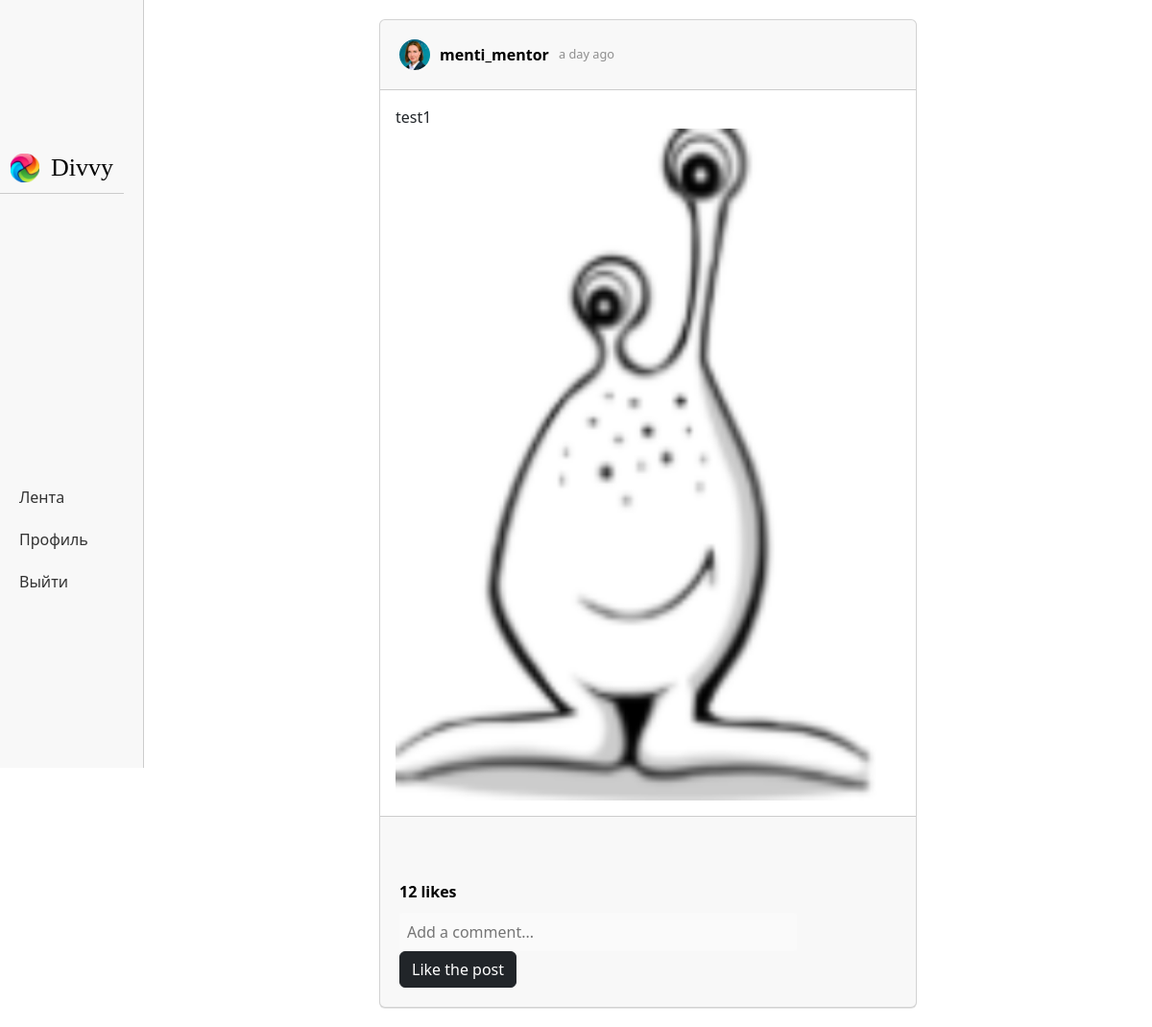
Screenshot of /post/3 (signed in) with the database file from the repository.
### data/users.py (models this page shows, shortened)
class User(SqlAlchemyBase, UserMixin):
    __tablename__ = 'users'
    id = sqlalchemy.Column(sqlalchemy.Integer, primary_key=True, autoincrement=True)
    email = sqlalchemy.Column(sqlalchemy.String, index=True, unique=True, nullable=True)
    name = sqlalchemy.Column(sqlalchemy.String, nullable=True)
    surname = sqlalchemy.Column(sqlalchemy.String, nullable=True)
    nickname = sqlalchemy.Column(sqlalchemy.String, nullable=True)
    birthday = sqlalchemy.Column(sqlalchemy.Integer, nullable=True)
    hashed_password = sqlalchemy.Column(sqlalchemy.String, nullable=True)
    modified_date = sqlalchemy.Column(sqlalchemy.DateTime, default=datetime.datetime.now)
    description = sqlalchemy.Column(sqlalchemy.String, default="")
    avatar = sqlalchemy.Column(sqlalchemy.String, default="/static/img/avatars/default_avatar.png")
    subscribers = sqlalchemy.Column(sqlalchemy.Integer, default=0)
    subscriptions = sqlalchemy.Column(sqlalchemy.Integer, default=0)
    posts = sqlalchemy.Column(sqlalchemy.Integer, default=0)
    post = orm.relationship("Post", back_populates='user')

### data/posts.py (models this page shows)
class Post(SqlAlchemyBase, SerializerMixin):
    __tablename__ = 'posts'
    id = sqlalchemy.Column(sqlalchemy.Integer, primary_key=True, autoincrement=True)
    likes = sqlalchemy.Column(sqlalchemy.Integer, default=0)
    post_text = sqlalchemy.Column(sqlalchemy.String, nullable=True)
    post_picture = sqlalchemy.Column(sqlalchemy.String, nullable=False)
    comments_number = sqlalchemy.Column(sqlalchemy.Integer, default=0)
    user_id = sqlalchemy.Column(sqlalchemy.Integer, sqlalchemy.ForeignKey("users.id"), nullable=False)
    modified_date = sqlalchemy.Column(sqlalchemy.DateTime, default=datetime.datetime.now)
    user = orm.relationship('User')
    comments = orm.relationship("Comment", back_populates='post')

### main.py (the view)
@app.route("/post/<int:post_id>")
def post_page(post_id):
    if isinstance(current_user, mixins.AnonymousUserMixin):
        return redirect("/login")
    db_sess = db_session.create_session()
    post = db_sess.query(Post).filter(Post.id == post_id).first()
    values = {
        "title": f"Пост от {post.user.nickname}",
        "post": post,
        "prescription": format_social_media_post_time(post.modified_date)
    }
    return render_template("post_page.html", **values)

### data/db_session.py (called while the page is built)
def create_session() -> Session:
    global __factory
    return __factory()

### functions.py (called while the page is built, shortened)
def format_social_media_post_time(post_time):
    current_time = datetime.now()
    time_difference = current_time - post_time
    years = time_difference.days // 365
    if years > 0:
        if years == 1:
            return "a year ago"
        return f"{years} years ago"
    months = time_difference.days // 30
    if months > 0:
        if months == 1:
            return "a month ago"
        return f"{months} months ago"
    weeks = time_difference.days // 7
    if weeks > 0:
        if weeks == 1:
            return "a week ago"
        return f"{weeks} weeks ago"
    days = time_difference.days
    if days > 0:
        if days == 1:
            return "a day ago"
        return f"{days} days ago"

### main.py (called while the page is built)
@login_manager.user_loader
def load_user(user_id):
    db_sess = db_session.create_session()
    return db_sess.query(User).get(user_id)

### templates/post_page.html (shortened to what this page needs)
{% extends "authorised_base.html" %}
{% block content %}
    <div class="posts-container">
        <div class="card">
            <div class="card-header">
                <img src="{{ post.user.avatar }}" alt="Post">
                <a href="">{{ post.user.nickname }}</a>
                <span>{{ prescription }}</span>
            </div>
            <div class="card-body">
                {{ post.post_text }}
                <img src="/{{ post.post_picture }}" alt="Post">
            </div>
            <div class="card-footer">
                <div class="actions">
                </div>
                <span class="likes">{{post.likes}} likes</span>
                <form class="comment-form" action="/send_comment/{{ post.id }}" method="post">
                    <input type="text" placeholder="Add a comment..." name="comment_text">
                    <a class="btn btn-dark" href="/like_post/{{ post.id }}/post_page">Like the post</a>
                </form>
            </div>
        </div>
    </div>
{% endblock %}

### static/css/style.css (style rules this page uses)
.card { background-color: #fff; margin-bottom: 20px; box-shadow: 0 1px 0 rgba(0, 0, 0, 0.0975); width: 80%; margin-left: 10%; margin-right: 10%; }
.card-header { padding: 20px; display: flex; align-items: center; }
.card-header img { border-radius: 50%; width: 32px; margin-right: 10px; }
.card-header a { font-weight: 600; color: #000; margin-right: 10px; text-decoration: none; }
.card-header span { font-size: 0.8em; color: #8e8e8e; }
.card-body img { width: 100%; max-height: 700px; }
.card-footer { padding: 20px; }
.likes { display: block; margin: 10px 0; font-weight: 600; color: #000; }
.comment-form { margin-top: 10px; }
.comment-form input { border: none; padding: 8px; font-size: 1em; width: 80%; border-radius: 3px; background-color: #fafafa; }
.posts-container { display: grid; grid-template-columns: repeat(1, minmax(80px, 700px)); grid-gap: 10px; justify-content: center; align-items: center; }

### rows the page displays
User: user.avatar (placeholder picture), user.nickname "menti_mentor"
Post: post_text "test1", post_picture (picture), likes "12"

### other values shown
{{ prescription }} "a day ago"
